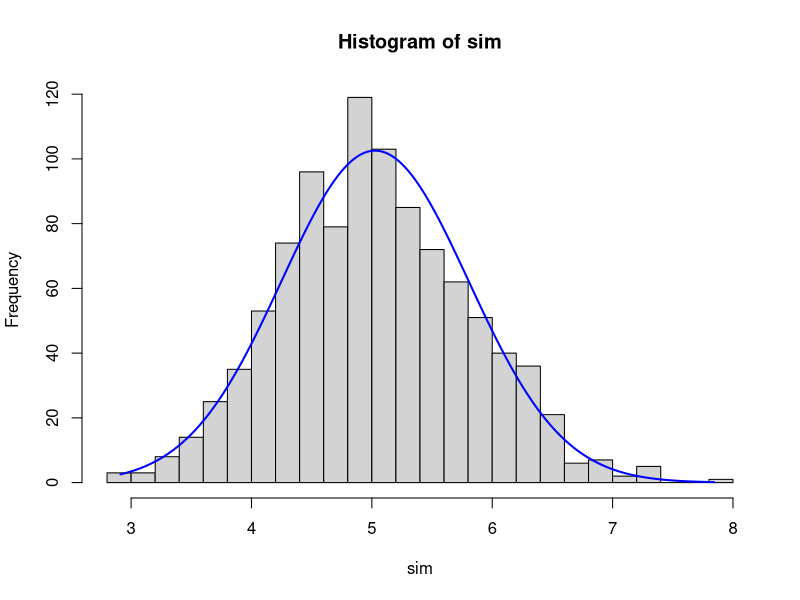
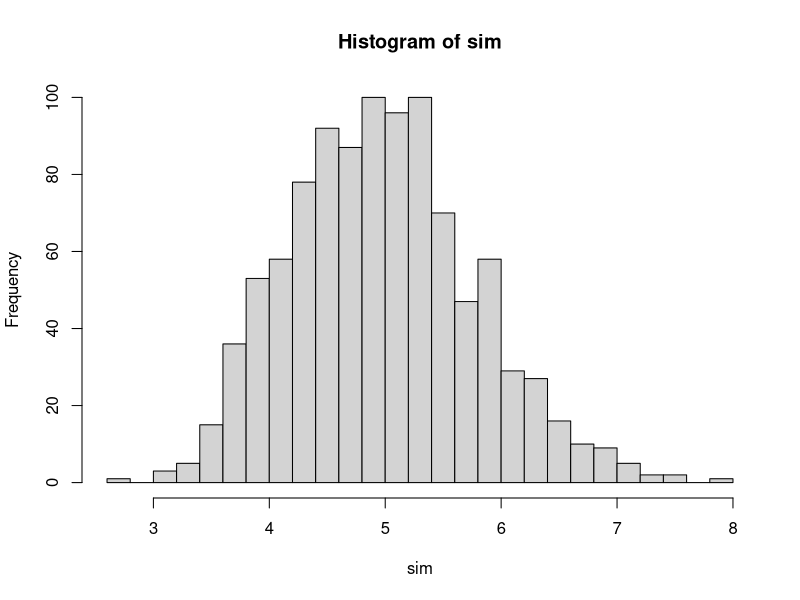
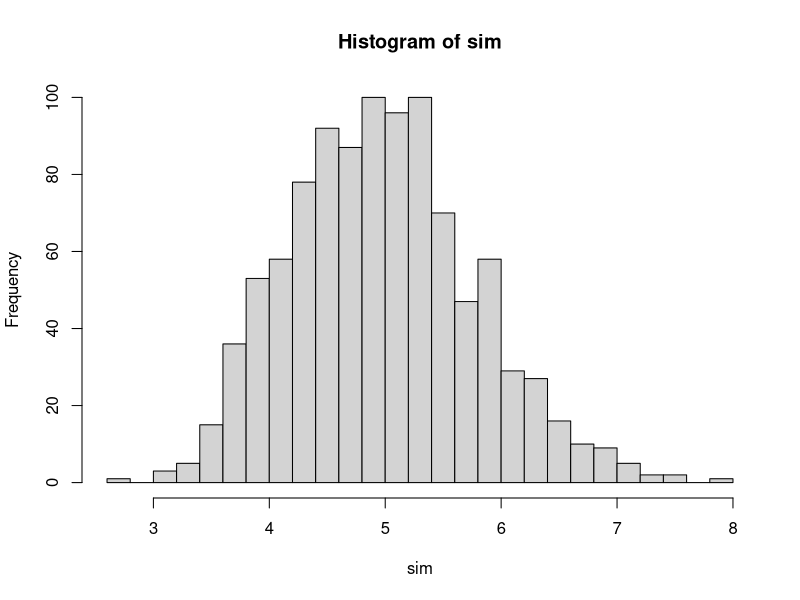

Here is the R script that generated these plots, in order:
lambda <- 0.2
n <- 40

sim <- replicate(n=1000,expr = mean(rexp(n,lambda)))
simHist <- hist(sim,breaks="Scott")

#h<-hist(g, breaks=10, density=10, col="lightgray", xlab="Accuracy", main="Overall") 
xfit<-seq(min(sim),max(sim),length=1000) 
yfit<-dnorm(xfit,mean=mean(sim),sd=sd(sim)) 
yfit <- yfit*diff(simHist$mids[1:2])*length(sim) 
lines(xfit, yfit, col="blue", lwd=2)

#code block 1
lambda <- 0.2
simMean <- 1/lambda
print(simMean)

#code block 2
set.seed(5555)
simTrial <- mean(rexp(40,lambda))
simTrial

#code block 3
trials <- 1000
sim <- replicate(n=trials,expr = mean(rexp(n,lambda)))
simHist <- hist(sim,breaks="Scott")

#code block 4
simHist <- hist(sim,breaks="Scott")